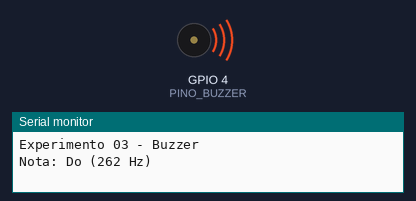
Bench run of a sketch on a simulated ESP32-S3. Shown: buzzer (waves = sounding), the last lines printed to the serial monitor.

Above: at 0.5 s.
At 6.9 s:
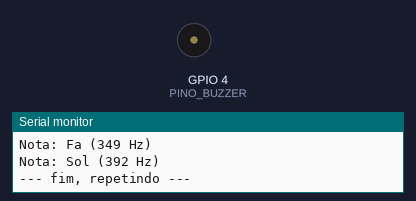
Timing chart, 0 to 8.6 s (numbered marks = the images above):
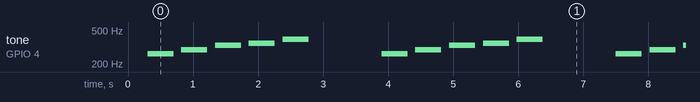

Measured:
- by itself, tone on GPIO 4 (PINO_BUZZER): repeats every 3.6 s: silent 0.12 s, 294 Hz 0.40 s, silent 0.12 s, 330 Hz 0.40 s, silent 0.12 s, 349 Hz 0.40 s, silent 0.12 s, 392 Hz 0.40 s, silent 1.1 s, 262 Hz 0.40 s

The sketch:

sketch.ino
```cpp
// ============================================================================
// Experimento 03 - Buzzer (PWM virando som)
// Nivel 1/2 | Placa: ESP32-S3 (Wokwi) | core Arduino-ESP32 3.x
//
// Ideia central: a MESMA tecnica do Exp 02 (PWM/LEDC). La a frequencia so
// precisava ser alta para o olho nao ver piscar; AQUI a FREQUENCIA e a NOTA.
// Buzzer no GPIO4. API do core 3.x: ledcAttach(pino,freq,res) + ledcWriteTone.
// Sem bibliotecas externas.
//
// Notas (Hz): Do=262 Re=294 Mi=330 Fa=349 Sol=392
// ============================================================================

const int PINO_BUZZER = 4;
const int RESOLUCAO   = 10;

const char* nomes[]       = {"Do","Re","Mi","Fa","Sol"};
const int   frequencias[] = {262, 294, 330, 349, 392};
const int   TOTAL_NOTAS   = 5;

void setup() {
  Serial.begin(115200);
  delay(300);
  ledcAttach(PINO_BUZZER, 1000, RESOLUCAO);  // prepara o PWM no pino (1x)
  Serial.println("Experimento 03 - Buzzer");
}

void loop() {
  for (int i = 0; i < TOTAL_NOTAS; i++) {
    ledcWriteTone(PINO_BUZZER, frequencias[i]);  // AQUI a frequencia = nota
    Serial.print("Nota: "); Serial.print(nomes[i]);
    Serial.print(" ("); Serial.print(frequencias[i]); Serial.println(" Hz)");
    delay(400);
    ledcWriteTone(PINO_BUZZER, 0);               // frequencia 0 = silencio
    delay(120);
  }
  Serial.println("--- fim, repetindo ---");
  delay(1000);
}
```
